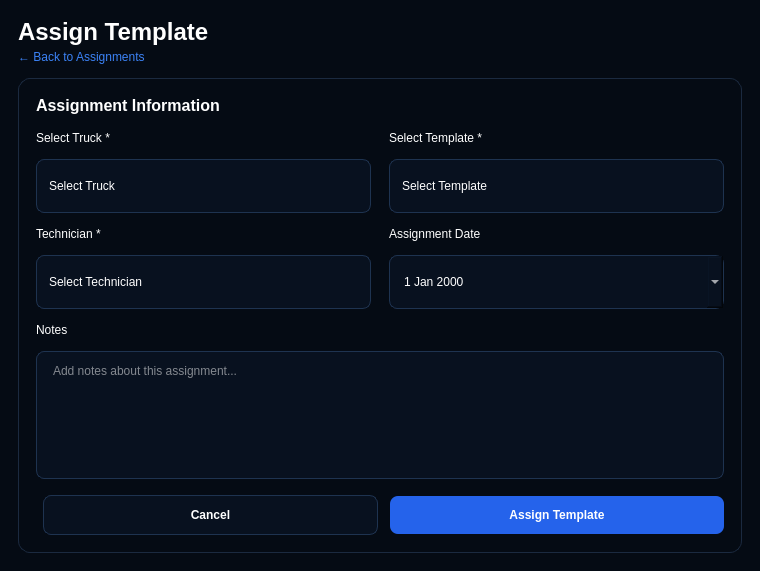
<?xml version="1.0" encoding="UTF-8"?>
<ui version="4.0">
	<class>AssignTemplateDialogClass</class>

	<widget class="QDialog" name="AssignTemplateDialogClass">
		<property name="geometry">
			<rect>
				<x>0</x>
				<y>0</y>
				<width>760</width>
				<height>520</height>
			</rect>
		</property>

		<property name="windowTitle">
			<string>Assign Template</string>
		</property>

		<property name="styleSheet">
			<string notr="true">

				QDialog#AssignTemplateDialogClass {
				background-color: #050B14;
				color: #FFFFFF;
				font-family: "Segoe UI";
				}

				QLabel {
				background: transparent;
				color: #FFFFFF;
				}

				QLabel#dialogTitle {
				font-size: 24px;
				font-weight: 800;
				}

				QLabel#backLabel {
				color: #3B82F6;
				font-size: 12px;
				}

				QWidget#formCard {
				background: qlineargradient(
				x1:0, y1:0,
				x2:1, y2:1,
				stop:0 #0B1626,
				stop:1 #091322
				);
				border: 1px solid #1B2A40;
				border-radius: 12px;
				}

				QLabel#sectionTitle {
				font-size: 16px;
				font-weight: 800;
				color: #FFFFFF;
				}

				QLabel#fieldLabel {
				color: #CBD5E1;
				font-size: 12px;
				font-weight: 600;
				}

				QComboBox,
				QDateEdit,
				QPlainTextEdit {
				background-color: #08111F;
				border: 1px solid #1E3350;
				border-radius: 8px;
				color: #FFFFFF;
				padding: 8px 12px;
				min-height: 36px;
				font-size: 12px;
				}

				QComboBox:focus,
				QDateEdit:focus,
				QPlainTextEdit:focus {
				border: 1px solid #2563EB;
				}

				QComboBox::drop-down {
				border: none;
				width: 26px;
				}

				QPlainTextEdit {
				min-height: 110px;
				}

				QPushButton#cancelButton {
				background-color: #08111F;
				border: 1px solid #1E3350;
				border-radius: 8px;
				color: white;
				min-height: 38px;
				min-width: 120px;
				font-weight: 700;
				}

				QPushButton#cancelButton:hover {
				background-color: #111C2D;
				}

				QPushButton#assignButton {
				background-color: #2563EB;
				border: none;
				border-radius: 8px;
				color: white;
				min-height: 38px;
				min-width: 140px;
				font-weight: 800;
				}

				QPushButton#assignButton:hover {
				background-color: #1D4ED8;
				}

			</string>
		</property>

		<layout class="QVBoxLayout" name="rootLayout">

			<property name="leftMargin">
				<number>18</number>
			</property>

			<property name="topMargin">
				<number>18</number>
			</property>

			<property name="rightMargin">
				<number>18</number>
			</property>

			<property name="bottomMargin">
				<number>18</number>
			</property>

			<property name="spacing">
				<number>14</number>
			</property>

			<!-- TITLE -->

			<item>

				<layout class="QVBoxLayout" name="titleLayout">

					<property name="spacing">
						<number>4</number>
					</property>

					<item>

						<widget class="QLabel" name="dialogTitle">

							<property name="text">
								<string>Assign Template</string>
							</property>

						</widget>

					</item>

					<item>

						<widget class="QLabel" name="backLabel">

							<property name="text">
								<string>← Back to Assignments</string>
							</property>

						</widget>

					</item>

				</layout>

			</item>

			<!-- FORM CARD -->

			<item>

				<widget class="QWidget" name="formCard" native="true">

					<layout class="QVBoxLayout" name="formCardLayout">

						<property name="leftMargin">
							<number>18</number>
						</property>

						<property name="topMargin">
							<number>18</number>
						</property>

						<property name="rightMargin">
							<number>18</number>
						</property>

						<property name="bottomMargin">
							<number>18</number>
						</property>

						<property name="spacing">
							<number>16</number>
						</property>

						<!-- SECTION TITLE -->

						<item>

							<widget class="QLabel" name="sectionTitle">

								<property name="text">
									<string>Assignment Information</string>
								</property>

							</widget>

						</item>

						<!-- FORM -->

						<item>

							<layout class="QGridLayout" name="formGrid">

								<property name="horizontalSpacing">
									<number>18</number>
								</property>

								<property name="verticalSpacing">
									<number>14</number>
								</property>

								<!-- TRUCK -->

								<item row="0" column="0">

									<widget class="QLabel" name="truckLabel">

										<property name="text">
											<string>Select Truck *</string>
										</property>

									</widget>

								</item>

								<item row="1" column="0">

									<widget class="QComboBox" name="truckComboBox">

										<item>
											<property name="text">
												<string>Select Truck</string>
											</property>
										</item>

										<item>
											<property name="text">
												<string>Truck 1 - ABC-123</string>
											</property>
										</item>

										<item>
											<property name="text">
												<string>Truck 2 - DEF-456</string>
											</property>
										</item>

										<item>
											<property name="text">
												<string>Truck 3 - GHI-789</string>
											</property>
										</item>

									</widget>

								</item>

								<!-- TEMPLATE -->

								<item row="0" column="1">

									<widget class="QLabel" name="templateLabel">

										<property name="text">
											<string>Select Template *</string>
										</property>

									</widget>

								</item>

								<item row="1" column="1">

									<widget class="QComboBox" name="templateComboBox">

										<item>
											<property name="text">
												<string>Select Template</string>
											</property>
										</item>

										<item>
											<property name="text">
												<string>HVAC Basic</string>
											</property>
										</item>

										<item>
											<property name="text">
												<string>Electrical Standard</string>
											</property>
										</item>

										<item>
											<property name="text">
												<string>Full Truck Stock</string>
											</property>
										</item>

									</widget>

								</item>

								<!-- TECHNICIAN -->

								<item row="2" column="0">

									<widget class="QLabel" name="technicianLabel">

										<property name="text">
											<string>Technician *</string>
										</property>

									</widget>

								</item>

								<item row="3" column="0">

									<widget class="QComboBox" name="technicianComboBox">

										<item>
											<property name="text">
												<string>Select Technician</string>
											</property>
										</item>

										<item>
											<property name="text">
												<string>John Smith</string>
											</property>
										</item>

										<item>
											<property name="text">
												<string>Mike Johnson</string>
											</property>
										</item>

										<item>
											<property name="text">
												<string>Sarah Davis</string>
											</property>
										</item>

									</widget>

								</item>

								<!-- DATE -->

								<item row="2" column="1">

									<widget class="QLabel" name="dateLabel">

										<property name="text">
											<string>Assignment Date</string>
										</property>

									</widget>

								</item>

								<item row="3" column="1">

									<widget class="QDateEdit" name="assignmentDateEdit">

										<property name="calendarPopup">
											<bool>true</bool>
										</property>

									</widget>

								</item>

								<!-- NOTES -->

								<item row="4" column="0" colspan="2">

									<widget class="QLabel" name="notesLabel">

										<property name="text">
											<string>Notes</string>
										</property>

									</widget>

								</item>

								<item row="5" column="0" colspan="2">

									<widget class="QPlainTextEdit" name="notesInput">

										<property name="placeholderText">
											<string>Add notes about this assignment...</string>
										</property>

									</widget>

								</item>

							</layout>

						</item>

						<!-- BUTTONS -->

						<item>

							<layout class="QHBoxLayout" name="buttonLayout">

								<property name="spacing">
									<number>12</number>
								</property>

								<item>

									<spacer name="buttonSpacer">

										<property name="orientation">
											<enum>Qt::Horizontal</enum>
										</property>

									</spacer>

								</item>

								<item>

									<widget class="QPushButton" name="cancelButton">

										<property name="text">
											<string>Cancel</string>
										</property>

									</widget>

								</item>

								<item>

									<widget class="QPushButton" name="assignButton">

										<property name="text">
											<string>Assign Template</string>
										</property>

									</widget>

								</item>

							</layout>

						</item>

					</layout>

				</widget>

			</item>

		</layout>

	</widget>

	<resources/>
	<connections/>
</ui>
